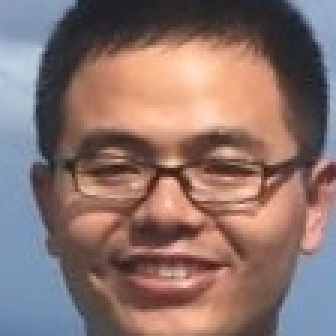
#> input picture TraditionalMethods/LBP/lms.jpg, 112 x 112 px (shown 3 times larger)
$ python lbp.py
#> lines starting #> are read from the running program, lines starting #| are printed output that depends on the picture
# import the necessary packages
import numpy as np
import cv2
import pdb

def original_lbp(image):
    """origianl local binary pattern"""
    rows = image.shape[0]
    cols = image.shape[1]
    lbp_image = np.zeros((rows - 2, cols - 2), np.uint8)
    pattern = np.array([
        [128, 64, 32],
        [1,   0,  16],
        [2,   4,  8]
    ])

    # 计算每个像素点的lbp值，具体范围如上lbp_image
    for i in range(1, rows - 1):
        for j in range(1, cols - 1):
            wind = image[i - 1: i + 2, j - 1: j + 2]
            # print("wind: \n", wind)
            wind = wind.astype(np.float64) - wind[1, 1]
            # print("wind: \n", wind)
            clip = np.clip(wind, 0, 1)
            # print("clip: \n", clip)
            lbp = clip * pattern
            lbp_image[i - 1, j - 1] = lbp.sum()
            # print(lbp_image[i - 1, j - 1])
            # pdb.set_trace()

    return lbp_image

if __name__ == '__main__':
    image = cv2.imread("./lms.jpg", 0)
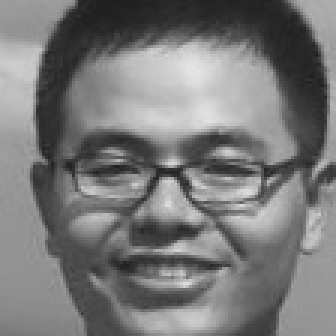
#> image: shape (112, 112) (shown 3 times larger); min 30, max 230, mean 120.8
    cv2.imshow("image", image)
    org_lbp_image = original_lbp(image)
#> after the loop in original_lbp, `for i in range(1, rows - 1):`:
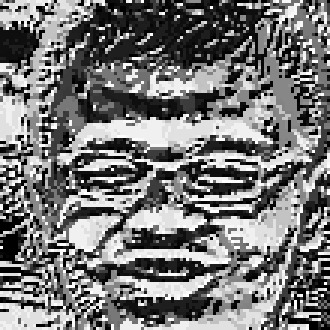
#> lbp_image: shape (110, 110) (shown 3 times larger); min 0, max 255, mean 118.3
    cv2.imshow("org_lbp_image", org_lbp_image)
    cv2.waitKey(0)
